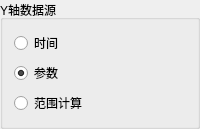
          <widget class="QGroupBox" name="groupBox_2">
           <property name="title">
            <string>Y轴数据源</string>
           </property>
           <layout class="QVBoxLayout" name="verticalLayout_4">
            <item>
             <layout class="QHBoxLayout" name="horizontalLayout_16">
              <item>
               <widget class="QRadioButton" name="radioButton_8">
                <property name="text">
                 <string>时间</string>
                </property>
               </widget>
              </item>
              <item>
               <spacer name="horizontalSpacer_14">
                <property name="orientation">
                 <enum>Qt::Horizontal</enum>
                </property>
                <property name="sizeHint" stdset="0">
                 <size>
                  <width>40</width>
                  <height>20</height>
                 </size>
                </property>
               </spacer>
              </item>
             </layout>
            </item>
            <item>
             <layout class="QHBoxLayout" name="horizontalLayout_8">
              <item>
               <widget class="QRadioButton" name="radioButton_3">
                <property name="text">
                 <string>参数</string>
                </property>
                <property name="checked">
                 <bool>true</bool>
                </property>
               </widget>
              </item>
              <item>
               <spacer name="horizontalSpacer_7">
                <property name="orientation">
                 <enum>Qt::Horizontal</enum>
                </property>
                <property name="sizeHint" stdset="0">
                 <size>
                  <width>40</width>
                  <height>20</height>
                 </size>
                </property>
               </spacer>
              </item>
             </layout>
            </item>
            <item>
             <layout class="QHBoxLayout" name="horizontalLayout_9">
              <item>
               <widget class="QRadioButton" name="radioButton_4">
                <property name="text">
                 <string>范围计算</string>
                </property>
               </widget>
              </item>
              <item>
               <spacer name="horizontalSpacer_8">
                <property name="orientation">
                 <enum>Qt::Horizontal</enum>
                </property>
                <property name="sizeHint" stdset="0">
                 <size>
                  <width>40</width>
                  <height>20</height>
                 </size>
                </property>
               </spacer>
              </item>
             </layout>
            </item>
           </layout>
          </widget>
